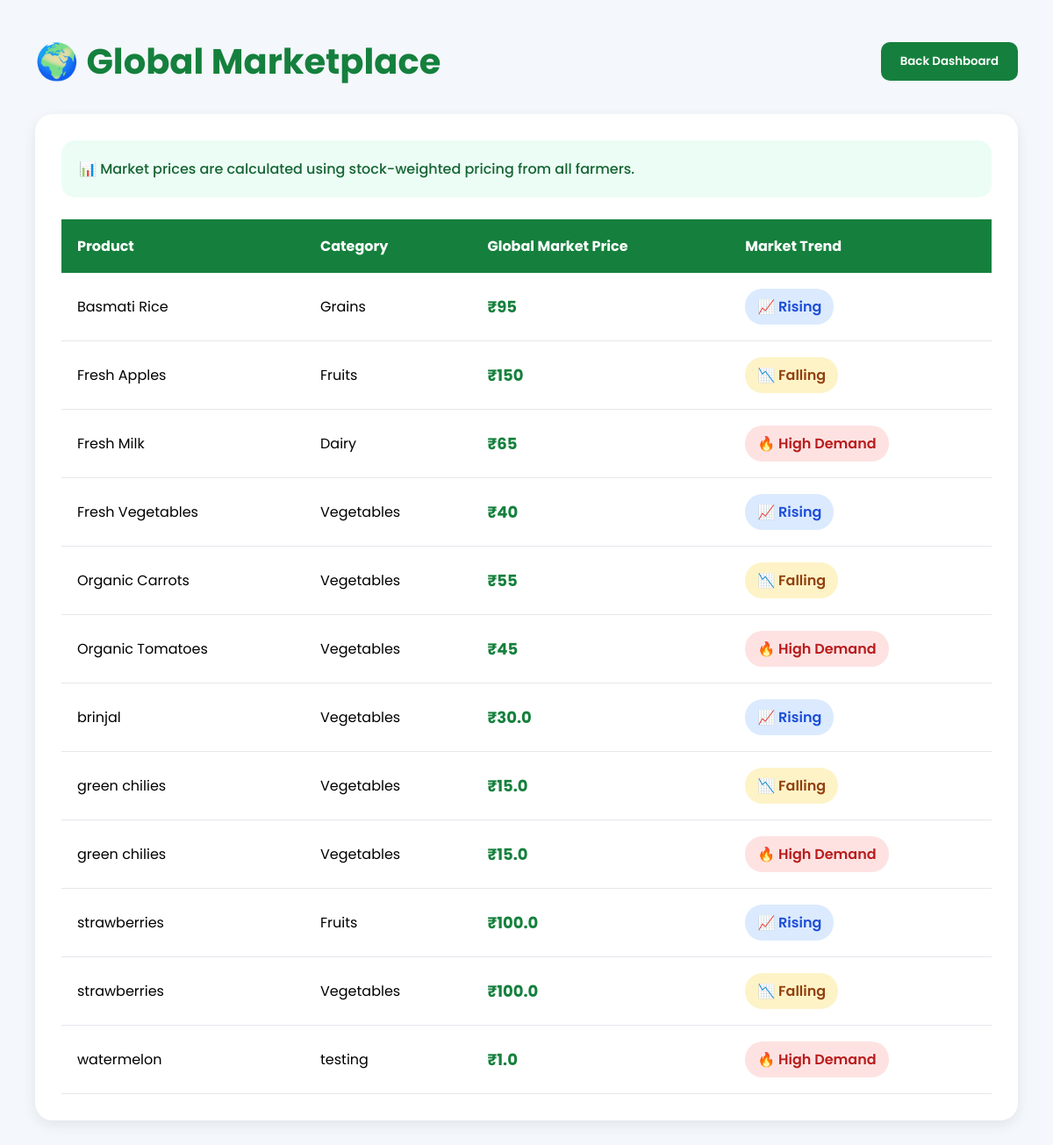
The app's page /global-marketplace.html with its own data.
### tables this page shows
CREATE TABLE products (

            id INTEGER PRIMARY KEY AUTOINCREMENT,

            name TEXT NOT NULL,

            category TEXT NOT NULL,

            price REAL NOT NULL,

            stock INTEGER NOT NULL,

            description TEXT,

            image TEXT

        , farmer_id INTEGER);

### app.py (the view)
@app.route("/global-marketplace.html")
def globalMarketplace():
    conn = get_db_connection()
    products = conn.execute(
        """
        SELECT *
        FROM products
        ORDER BY name
        """
    ).fetchall()
    market_data = []
    for product in products:
        market_price = MARKET_PRICES.get(
            product["name"],
            product["price"]
        )
        market_data.append({
            "name": product["name"],
            "your_price": product["price"],
            "category": product["category"],
            "market_price": market_price
        })
    conn.close()
    return render_template(
        "global-marketplace.html",
        products=market_data
    )

### db.py (called while the page is built)
def get_db_connection():
    conn = sqlite3.connect("database.db")
    conn.row_factory = sqlite3.Row
    return conn

### templates/global-marketplace.html (shortened to what this page needs)
<!DOCTYPE html>
<html>
<head>
</head>
<body>
<div class="header">
<h1>🌍 Global Marketplace</h1>
<a href="/farmer-dashboard.html">
<button class="back-btn">
Back Dashboard
</button>
</a>
</div>
<div class="market-box">
<div class="market-info">
📊 Market prices are calculated using stock-weighted pricing from all farmers.
</div>
<table>
<thead>
<tr>
<th>Product</th>
<th>Category</th>
<th>Global Market Price</th>
<th>Market Trend</th>
</tr>
</thead>
<tbody>
{% for product in products %}
<tr>
<td>{{ product.name }}</td>
<td>{{ product.category }}</td>
<td class="price">
₹{{ product.market_price }}
</td>
<td>
{% if loop.index % 3 == 0 %}
<span class="trend high">
🔥 High Demand
</span>
{% elif loop.index % 3 == 1 %}
<span class="trend rising">
📈 Rising
</span>
{% else %}
<span class="trend falling">
📉 Falling
</span>
{% endif %}
</td>
</tr>
{% endfor %}
</tbody>
</table>
</div>
</body>
</html>

### templates/global-marketplace.html (style rules this page uses)
* { margin:0; padding:0; box-sizing:border-box; font-family:'Poppins',sans-serif; }
body { background:#f4f7fb; padding:40px; }
.header { display:flex; justify-content:space-between; align-items:center; margin-bottom:30px; }
.header h1 { font-size:40px; color:#15803d; }
.back-btn { background:#15803d; color:white; border:none; padding:12px 22px; border-radius:10px; cursor:pointer; font-weight:600; }
.market-box { background:white; padding:30px; border-radius:20px; box-shadow:0 5px 15px rgba(0,0,0,0.08); }
.market-info { background:#ecfdf5; padding:20px; border-radius:15px; margin-bottom:25px; color:#166534; font-weight:500; }
table { width:100%; border-collapse:collapse; }
th { background:#15803d; color:white; padding:18px; text-align:left; }
td { padding:18px; border-bottom:1px solid #e5e7eb; }
.price { font-size:18px; font-weight:700; color:#15803d; }
.trend { padding:8px 14px; border-radius:20px; font-weight:600; display:inline-block; }
.high { background:#fee2e2; color:#b91c1c; }
.rising { background:#dbeafe; color:#1d4ed8; }
.falling { background:#fef3c7; color:#92400e; }

### records on screen
products: name "Basmati Rice", category "Grains", market_price "95", shows "📈 Rising"
products: name "Fresh Apples", category "Fruits", market_price "150", shows "📉 Falling"
products: name "Fresh Milk", category "Dairy", market_price "65", shows "🔥 High Demand"
products: name "Fresh Vegetables", category "Vegetables", market_price "40", shows "📈 Rising"
products: name "Organic Carrots", category "Vegetables", market_price "55", shows "📉 Falling"
products: name "Organic Tomatoes", category "Vegetables", market_price "45", shows "🔥 High Demand"
products: name "brinjal", category "Vegetables", market_price "30.0", shows "📈 Rising"
products: name "green chilies", category "Vegetables", market_price "15.0", shows "📉 Falling"
products: name "green chilies", category "Vegetables", market_price "15.0", shows "🔥 High Demand"
products: name "strawberries", category "Fruits", market_price "100.0", shows "📈 Rising"
products: name "strawberries", category "Vegetables", market_price "100.0", shows "📉 Falling"
products: name "watermelon", category "testing", market_price "1.0", shows "🔥 High Demand"
